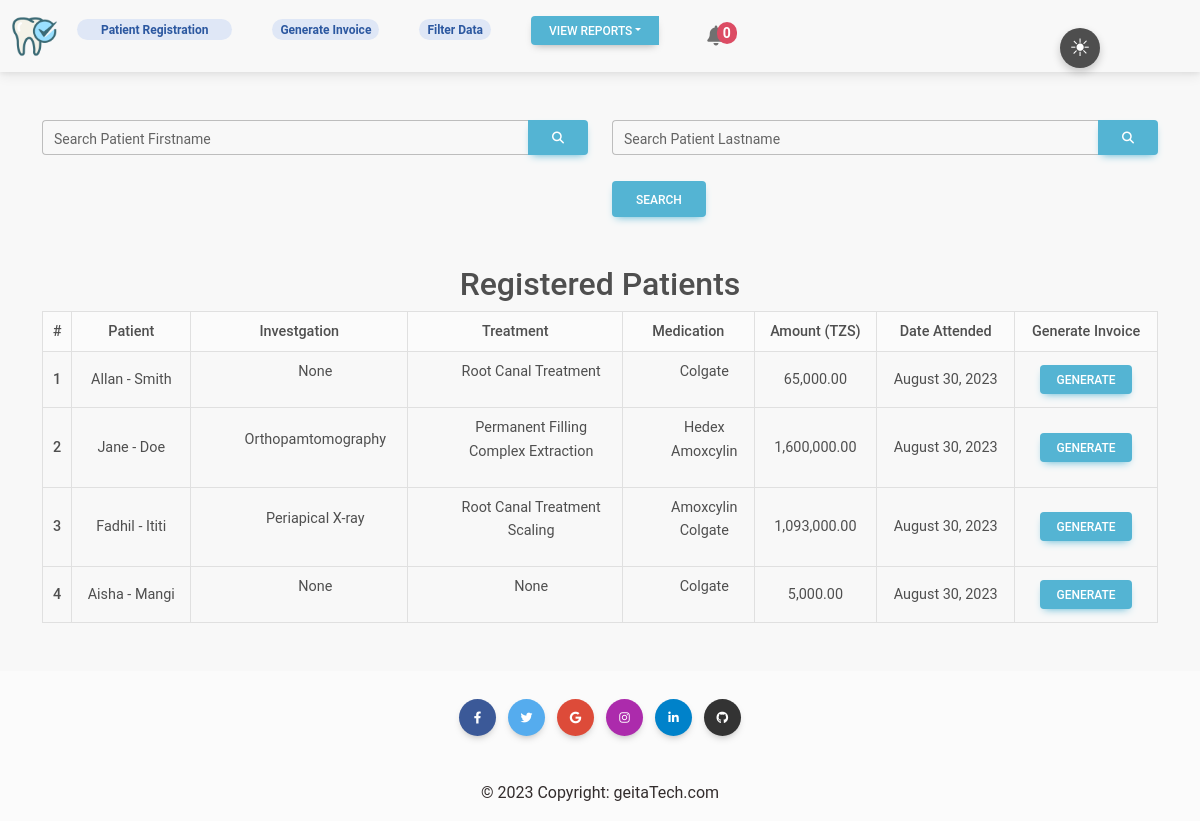
Before: /history/ with the older database file.
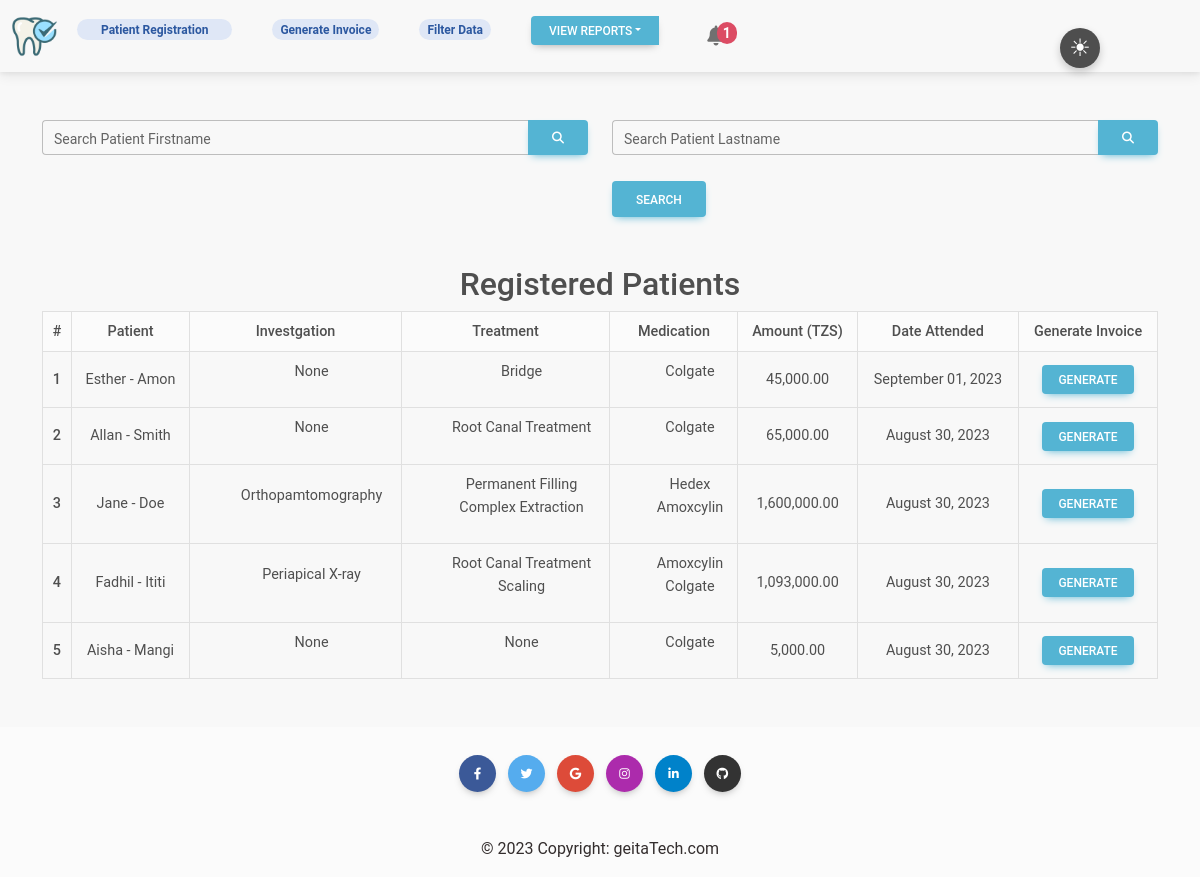
After: the same page with the newer database file.
### patient/models.py (models this page shows, shortened)
class MedicalHistory(models.Model):
    patient = models.ForeignKey(Patient, on_delete=models.CASCADE,
                                related_name='patientmedicalhistory')
    history = models.CharField(max_length=255)
    review_of_systems = models.ManyToManyField(ReviewofSystem)
    examination = models.ManyToManyField(Examination)
    diagnosis = models.ManyToManyField(Diagnosis)
    investgation = models.ManyToManyField(Investgation)
    treatment = models.ManyToManyField(Treatment)
    medication = models.ManyToManyField(Medication)
    payment_type = models.ForeignKey(PaymentType, on_delete=models.CASCADE)
    follow_up_date = models.DateField(null=True)
    doctor = models.ForeignKey(Doctor, on_delete=models.PROTECT, null=True)
    created_at = models.DateTimeField(auto_now_add=True)
    def calculate_total_price(self):
        total_price = sum(category.price for category in self.treatment.all())
        total_price += sum(category.price for category in self.investgation.all())
        total_price += sum(category.price for category in self.medication.all())
        return total_price
    class Meta:
        verbose_name_plural = 'Medical History'

class Patient(models.Model):
    GENDER = (
        ('M', 'Male'),
        ('F', 'Female')
    )
    firstname = models.CharField(max_length=255)
    lastname = models.CharField(max_length=255)
    DOB = models.CharField(max_length=255)
    address = models.CharField(max_length=255)
    phone_number = models.CharField(max_length=255)
    gender = models.CharField(max_length=255, choices=GENDER)
    weight = models.IntegerField(default=0)
    BPressure = models.CharField(max_length=255, blank=True)
    created_at = models.DateTimeField(auto_now_add=True)
    updated_at = models.DateTimeField(auto_now=True)
    def __str__(self):
        return f'{self.firstname} - {self.lastname}'

class Investgation(models.Model):
    name = models.CharField(max_length=255)
    price = models.DecimalField(max_digits=10, decimal_places=2, null=True)

class Treatment(models.Model):
    name = models.CharField(max_length=255)
    price = models.DecimalField(max_digits=10, decimal_places=2, null=True)

class Medication(models.Model):
    name = models.CharField(max_length=255)
    price = models.DecimalField(max_digits=10, decimal_places=2, null=True)

### patient/views.py (the view)
# urls.py: path('history/', views.medical_history, name='history'),
def medical_history(request):
    qs = MedicalHistory.objects.order_by('-id')
    firstname_contains_query = request.GET.get('firstname_contains')
    lastname_contains_query = request.GET.get('lastname_contains')
    if is_valid_queryparam(firstname_contains_query):
        qs = qs.filter(patient__firstname__icontains=firstname_contains_query)
    if is_valid_queryparam(lastname_contains_query):
        qs = qs.filter(patient__lastname__icontains=lastname_contains_query)
    context = {
        'history':qs
    }
    return render(request, 'medical_history.html', context)

### patient/models.py (called while the page is built)
    def __str__(self):
        return self.name

    def __str__(self):
        return self.name

### patient/template_context.py (called while the page is built)
def upcoming_follow_up_count(request):
    today = datetime.now().date()
    tomorrow = today + timedelta(days=1)
    upcoming_follow_up_count = MedicalHistory.objects.filter(follow_up_date=tomorrow).count()
    return {'upcoming_follow_up_count': upcoming_follow_up_count}

### patient/views.py (called while the page is built)
def is_valid_queryparam(param):
    return param != '' and param is not None

### patient/templates/medical_history.html (shortened to what this page needs)
{% extends 'base.html' %}
{% load humanize %}
{% block content %}
<div class="container pt-5">
<div class="row row-cols-1 row-cols-md-2 g-4">
    <div class="col-lg-6">
      <div class="contents">
        <div class="search-bar">
          <div class="search-inner">
            <form method="GET" class="search-form" action=".">
              <div class="input-group">
                <div class="form-outline">
                  <input type="search" id="form1" class="form-control" name="firstname_contains" />
                  <label class="form-label" for="form1"><small>Search Patient Firstname</small></label>
                </div>
                <button type="submit" class="btn btn-info">
                  <i class="fas fa-search"></i>
                </button>
              </div>
          </div>
        </div>
      </div>
    </div>
    <div class="col-lg-6">
      <div class="contents">
        <div class="search-bar">
          <div class="search-inner">
            <div class="input-group">
              <div class="form-outline">
                <input type="search" id="form1" class="form-control" name="lastname_contains" />
                <label class="form-label" for="form1"><small>Search Patient Lastname</small></label>
              </div>
              <button type="submit" class="btn btn-info">
                <i class="fas fa-search"></i>
              </button>
            </div>
<br>
              <button class="btn btn-info" type="submit"> Search</button>
          </div>
        </div>
      </div>
    </div>
  </div>
</div>
<div class="container pt-5 mb-5">
    <h2 class="text-center">Registered Patients</h2>
    <div class="table-responsive">
        <table class="table align-middle mb-0 text-center text-nowrap table-sm table-bordered">
            <thead class="bg-light">
                <tr>
                    <th scope="col">#</th>
                    <th scope="col">Patient</th>
                    <th scope="col">Investgation</th>
                    <th scope="col">Treatment</th>
                    <th scope="col">Medication</th>
                    <th scope="col">Amount (TZS)</th>
                    <th scope="col">Date Attended</th>
                    <th scope="col">Generate Invoice</th>
                </tr>
            </thead>
            <tbody>
                {% if history %}
                {% for patient in history %}
                <tr>
                    <th scope="row">{{forloop.counter}}</th>
                    <td>{{ patient.patient }}</td>
                    <td>
                        <ul>
                            {% for category in patient.investgation.all %}
                                <li>{{ category.name }}</li>
                            {% endfor %}
                        </ul>
                    </td>
                    <td>
                        <ul>
                            {% for category in patient.treatment.all %}
                                <li>{{ category.name }}</li>
                            {% endfor %}
                        </ul>
                    </td>
                    <td>
                        <ul>
                            {% for category in patient.medication.all %}
                                <li>{{ category.name }}</li>
                            {% endfor %}
                        </ul>
                    </td>
                    <td>{{ patient.calculate_total_price|intcomma }}</td>
                    <td>{{patient.created_at|date:"F d, Y"}}</td>
                        <td><a button class="btn btn-info btn-sm" href="{% url 'generate_invoice_pdf' patient.id %}">Generate</button></a></td>
                    </tr>
                    {% endfor %}
                {% else %}
                    <tr>
                        <td colspan="4">No Registered Patients.</td>
                    </tr>
                {% endif %}
            </tbody>
        </table>
    </div>
  </div>
{% endblock content %}

Changed rows visible on the page:
added MedicalHistory: patient "Esther - Amon", calculate_total_price "45,000.00", created_at "September 01, 2023", Investgation (name "None"), Medication (name "Colgate")
now on this page (row unchanged): Treatment: name "Bridge", shown under "Esther - Amon"
Other visible differences:
{{ upcoming_follow_up_count }}: (not shown) → "1"
text no longer shown: "0"
